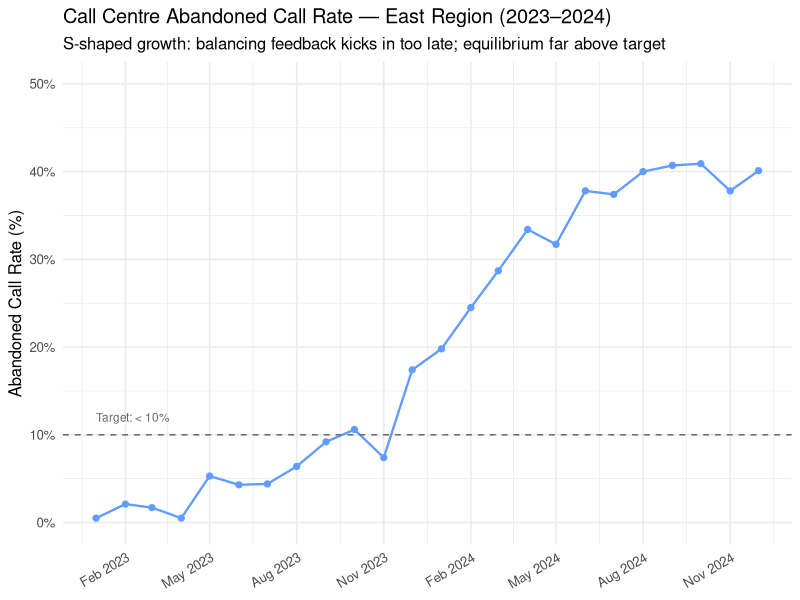
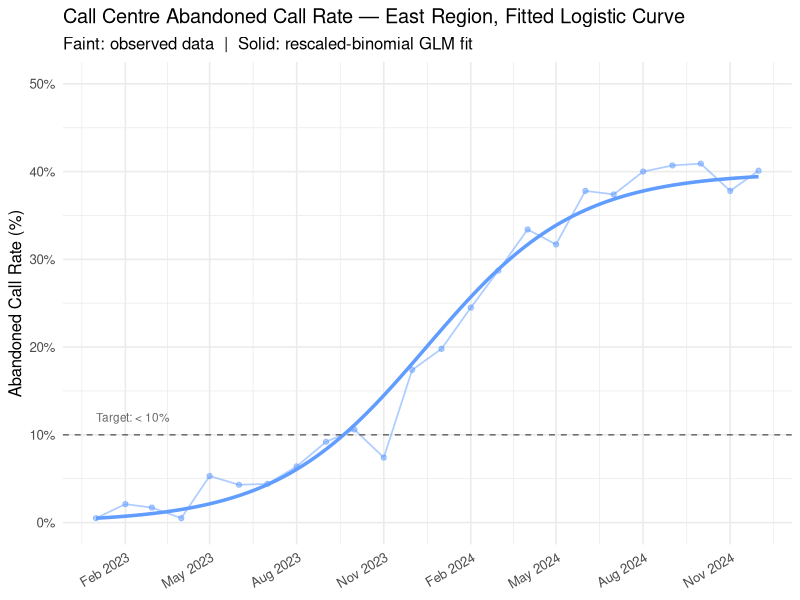
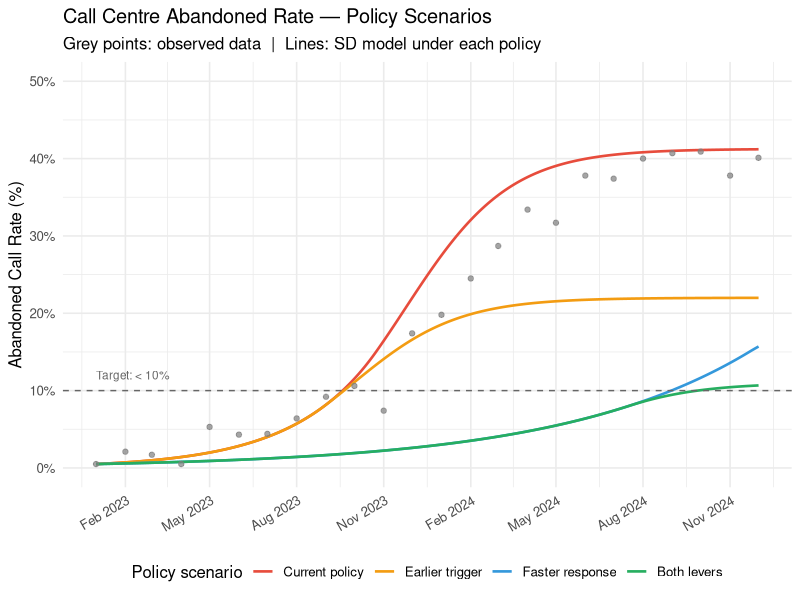
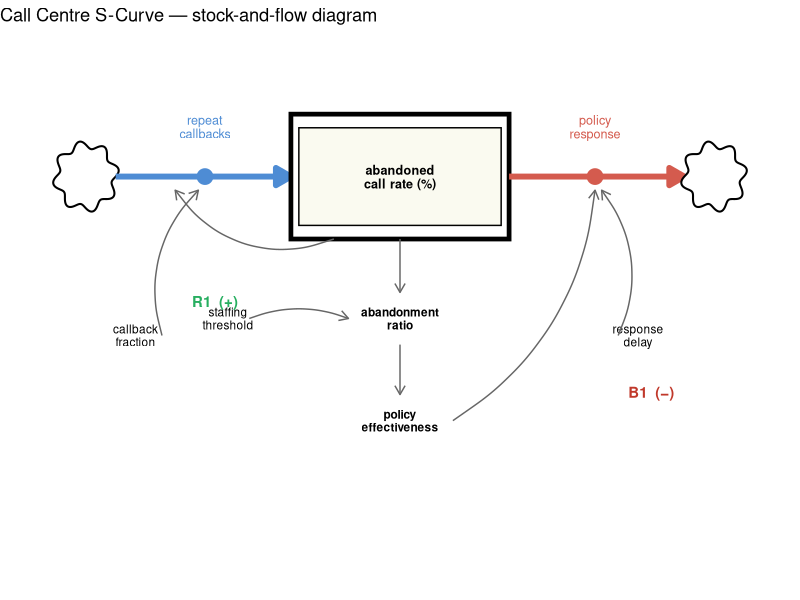

R code for these plots, in order:
library(tidyverse)
library(deSolve)

# ── Scenario ──────────────────────────────────────────────────────────────────
#
# A call centre is tracking its abandoned call rate (% of inbound calls
# disconnected before being answered) for the East region over 24 months.
#
# Two feedback loops drive the system:
#
#   R1 (+): Higher abandoned rate → frustrated customers call back repeatedly
#           → higher call volume → even higher abandoned rate
#
#   B1 (−): Rising abandoned rate → management pressure to hire agents /
#           adjust routing policy → lower abandoned rate
#
# The problem in this data:
#   - B1 kicks in too late  (~month 13, vs. an acceptable target of month 8)
#   - The implicit equilibrium in current staffing policy is too high
#     (~41 % vs. an acceptable target of < 10 %)
#
# ─────────────────────────────────────────────────────────────────────────────


# ------------------------------------------------------------------------------
# SECTION 1: load and explore the data
# ------------------------------------------------------------------------------

# ── Step 1: Raw data (wide format — as received from BI / Excel export) ───────
 
wide_data <- tribble(
  ~period,   ~abandoned_pct,
  "Jan-23",   0.5,
  "Feb-23",   2.1,
  "Mar-23",   1.7,
  "Apr-23",   0.5,
  "May-23",   5.3,
  "Jun-23",   4.3,
  "Jul-23",   4.4,
  "Aug-23",   6.4,
  "Sep-23",   9.2,
  "Oct-23",  10.6,
  "Nov-23",   7.4,
  "Dec-23",  17.4,
  "Jan-24",  19.8,
  "Feb-24",  24.5,
  "Mar-24",  28.7,
  "Apr-24",  33.4,
  "May-24",  31.7,
  "Jun-24",  37.8,
  "Jul-24",  37.4,
  "Aug-24",  40.0,
  "Sep-24",  40.7,
  "Oct-24",  40.9,
  "Nov-24",  37.8,
  "Dec-24",  40.1
)

print(wide_data)

# ── Step 2: Reshape to tidy (long) format ─────────────────────────────────────

tidy_data <- wide_data |>
  mutate(date = as.Date(paste0("01-", period), format = "%d-%b-%y")) |>
  arrange(date) |>
  mutate(t = row_number())

# ── Step 3: Plot ──────────────────────────────────────────────────────────────

ggplot(tidy_data, aes(x = date, y = abandoned_pct)) +
  geom_line(linewidth = 0.8, colour = "#619CFF") +
  geom_point(size = 1.8, colour = "#619CFF") +
  geom_hline(yintercept = 10, linetype = "dashed",
             colour = "grey40", linewidth = 0.5) +
  annotate("text", x = min(tidy_data$date), y = 12,
           label = "Target: < 10%", colour = "grey40", size = 3, hjust = 0) +
  scale_y_continuous(limits = c(0, 50),
                     labels = function(x) paste0(x, "%")) +
  scale_x_date(date_labels = "%b %Y", date_breaks = "3 months") +
  labs(
    title    = "Call Centre Abandoned Call Rate — East Region (2023–2024)",
    subtitle = "S-shaped growth: balancing feedback kicks in too late; equilibrium far above target",
    x        = NULL,
    y        = "Abandoned Call Rate (%)"
  ) +
  theme_minimal(base_size = 12) +
  theme(axis.text.x = element_text(angle = 30, hjust = 1))


# ------------------------------------------------------------------------------
# SECTION 2: fit a logistic curve using binomial GLM
# ------------------------------------------------------------------------------

# ── Why we need to rescale ────────────────────────────────────────────────────
# glm(family = binomial) assumes the response is bounded in [0, 1], treating
# 1.0 as the upper asymptote (K = 100 %). Our data settles around 41 %, so a
# naive fit pushes the inflection point (t0) far outside the observation window
# and underestimates the growth rate (r).
#
# Fix: estimate K as the average of the top 5 observed values, then rescale
# the data to [0, 1] before fitting. The logistic identity:
#   K / (1 + exp(−r(t − t0)))  ÷ K  =  1 / (1 + exp(−r(t − t0)))
# shows that r and t0 are unchanged by the scaling — only K is factored out.
# After fitting, reverse-scale the fitted curve back to percentage units.

N <- 1000  # fictional trial count: gives the GLM stable binomial weights

y     <- tidy_data$abandoned_pct
t_seq <- tidy_data$t

# Step 1: estimate K as average of top-5 observed values
K_hat <- mean(sort(y, decreasing = TRUE)[1:5])

# Step 2: rescale to (0, 1); clamp just below 1 to avoid Inf on the logit
y_scaled <- pmin(y / K_hat, 0.9999)

# Step 3: fit binomial GLM on rescaled proportions
fit <- glm(
  cbind(round(y_scaled * N), round((1 - y_scaled) * N)) ~ t_seq,
  family = binomial(link = "logit")
)

b0 <- coef(fit)[["(Intercept)"]]
b1 <- coef(fit)[["t_seq"]]

# Step 4: recover r and t0 from GLM coefficients
# logit(p) = b0 + b1*t  →  b1 = r,  t0 = -b0 / b1
r_fit  <- b1
t0_fit <- -b0 / b1

tibble(
  parameter = c("K (estimated)", "r (fitted)", "t0 (fitted)"),
  value     = c(round(K_hat, 1), round(r_fit, 3), round(t0_fit, 1))
) |> print()

# Step 5: compute smooth fitted curve in original % units
t_fine   <- seq(1, max(t_seq), length.out = 200)
y_fitted <- plogis(b0 + b1 * t_fine) * K_hat

fitted_curve <- tibble(
  date   = seq(min(tidy_data$date), max(tidy_data$date), length.out = 200),
  fitted = y_fitted
)

# ── Plot: observed data + fitted curve ────────────────────────────────────────

ggplot() +
  geom_line(data  = tidy_data,
            aes(x = date, y = abandoned_pct),
            linewidth = 0.6, colour = "#619CFF", alpha = 0.5) +
  geom_point(data = tidy_data,
             aes(x = date, y = abandoned_pct),
             size = 1.5, colour = "#619CFF", alpha = 0.5) +
  geom_line(data  = fitted_curve,
            aes(x = date, y = fitted),
            linewidth = 1.2, colour = "#619CFF") +
  geom_hline(yintercept = 10, linetype = "dashed",
             colour = "grey40", linewidth = 0.5) +
  annotate("text", x = min(tidy_data$date), y = 12,
           label = "Target: < 10%", colour = "grey40", size = 3, hjust = 0) +
  scale_y_continuous(limits = c(0, 50),
                     labels = function(x) paste0(x, "%")) +
  scale_x_date(date_labels = "%b %Y", date_breaks = "3 months") +
  labs(
    title    = "Call Centre Abandoned Call Rate — East Region, Fitted Logistic Curve",
    subtitle = "Faint: observed data  |  Solid: rescaled-binomial GLM fit",
    x        = NULL,
    y        = "Abandoned Call Rate (%)"
  ) +
  theme_minimal(base_size = 12) +
  theme(axis.text.x = element_text(angle = 30, hjust = 1))

# ------------------------------------------------------------------------------
# SECTION 3: SD model with policy and operational levers
# ------------------------------------------------------------------------------

# ── Structure ─────────────────────────────────────────────────────────────────
#
# One stock: s_abandoned_rate (% of inbound calls abandoned)
#
# Two flows drive the stock — directly analogous to the rabbit model in tut-05:
#
#   f_repeat_pressure  [R1, +]
#     Abandoned callers ring back, compounding call volume and pushing the
#     abandoned rate higher.  cf. f_birthing = population × births_normal
#
#   f_policy_response  [B1, −]
#     Management hires agents / adjusts routing to drive the rate down.
#     The effective response delay contracts once the abandoned rate exceeds
#     the staffing threshold — exactly as the rabbit's effective lifetime
#     shortens once food per rabbit falls below appetite.
#     cf. f_dying = population / (avg_lifetime × normalised_nutrition)
#
# ── Policy levers ─────────────────────────────────────────────────────────────
#
#   p_staffing_threshold  — the abandoned-rate level that triggers escalated
#                           management action; lower = B1 kicks in sooner
#                           (controls timing AND equilibrium)
#
#   p_response_delay      — baseline months for improvement when below
#                           threshold; shorter = B1 acts more aggressively
#                           (controls equilibrium)
#
# ── Implied equilibrium ───────────────────────────────────────────────────────
#   At equilibrium, f_repeat_pressure = f_policy_response, which gives:
#   K = p_staffing_threshold × p_callback_fraction × p_response_delay
#
# ─────────────────────────────────────────────────────────────────────────────

model_callcentre <- function(time, stocks, params) {
  with(as.list(c(stocks, params)), {

    # Ratio of staffing threshold to current abandoned rate.
    # Mirrors c_normalised_nutrition from tut-05 model_s2:
    #   < 1 once abandoned rate exceeds threshold → effective delay contracts
    #   = 1 while abandoned rate is below threshold → baseline (slow) response
    c_policy_effectiveness <- min(
      p_staffing_threshold / max(s_abandoned_rate, 0.001), 1
    )

    # R1: repeat callbacks compound call volume → abandoned rate rises
    f_repeat_pressure <- s_abandoned_rate * p_callback_fraction

    # B1: staffing / routing policy drives abandoned rate down;
    # effective delay shortens as management urgency grows above threshold
    f_policy_response <- s_abandoned_rate /
      (p_response_delay * c_policy_effectiveness)

    ds_abandoned_rate_dt <- f_repeat_pressure - f_policy_response

    return(list(
      c(ds_abandoned_rate_dt),
      repeat_pressure      = f_repeat_pressure,
      policy_response      = f_policy_response,
      policy_effectiveness = c_policy_effectiveness
    ))
  })
}

# ── Scenarios ─────────────────────────────────────────────────────────────────
# Implied K per scenario = p_staffing_threshold × p_callback_fraction × p_response_delay

scenarios <- list(
  `Current policy`  = c(p_callback_fraction = 0.55, p_response_delay = 5.0, p_staffing_threshold = 15),
  `Earlier trigger` = c(p_callback_fraction = 0.55, p_response_delay = 5.0, p_staffing_threshold = 8),
  `Faster response` = c(p_callback_fraction = 0.55, p_response_delay = 2.5, p_staffing_threshold = 15),
  `Both levers`     = c(p_callback_fraction = 0.55, p_response_delay = 2.5, p_staffing_threshold = 8)
)

stocks   <- c(s_abandoned_rate = 0.5)
sim_time <- seq(1, 24, by = 0.1)
origin_date <- as.Date("2023-01-01")

sim_results <- imap_dfr(scenarios, function(params, label) {
  ode(y = stocks, times = sim_time, func = model_callcentre,
      parms = params, method = "rk4") |>
    as_tibble() |>
    transmute(
      scenario      = label,
      time          = as.numeric(time),
      date          = origin_date + (time - 1) * 30.44,
      abandoned_rate = as.numeric(s_abandoned_rate)
    )
}) |>
  mutate(scenario = factor(scenario, levels = names(scenarios)))

# ── Equilibrium reached by each scenario ──────────────────────────────────────

sim_results |>
  group_by(scenario) |>
  filter(time == max(time)) |>
  transmute(scenario, equilibrium_pct = round(abandoned_rate, 1)) |>
  print()

# ── Plot: SD model scenarios vs observed data ─────────────────────────────────

ggplot(sim_results, aes(x = date, y = abandoned_rate, colour = scenario)) +
  geom_line(linewidth = 0.9) +
  geom_point(
    data = tidy_data,
    aes(x = date, y = abandoned_pct),
    colour = "grey50", size = 1.5, alpha = 0.7, inherit.aes = FALSE
  ) +
  geom_hline(yintercept = 10, linetype = "dashed",
             colour = "grey40", linewidth = 0.5) +
  annotate("text", x = origin_date, y = 12,
           label = "Target: < 10%", colour = "grey40", size = 3, hjust = 0) +
  scale_y_continuous(limits = c(0, 50), labels = function(x) paste0(x, "%")) +
  scale_x_date(date_labels = "%b %Y", date_breaks = "3 months") +
  scale_colour_manual(values = c(
    "Current policy"  = "#E74C3C",
    "Earlier trigger" = "#F39C12",
    "Faster response" = "#3498DB",
    "Both levers"     = "#27AE60"
  )) +
  labs(
    title    = "Call Centre Abandoned Rate — Policy Scenarios",
    subtitle = "Grey points: observed data  |  Lines: SD model under each policy",
    x        = NULL,
    y        = "Abandoned Call Rate (%)",
    colour   = "Policy scenario"
  ) +
  theme_minimal(base_size = 12) +
  theme(
    legend.position = "bottom",
    axis.text.x     = element_text(angle = 30, hjust = 1)
  )

# ── Equilibrium by scenario ───────────────────────────────────────────────────
#
#   Scenario          Equilibrium
#   ──────────────────────────────
#   Current policy     41.2 %   matches the observed East region data
#   Earlier trigger    22.0 %   B1 threshold moved from 15 % → 8 %
#   Faster response    15.7 %   response delay halved from 5 → 2.5 months
#   Both levers        10.7 %   just above the 10 % target
#
# The model calibrates directly to observed data under the current policy.
# Each lever independently moves the equilibrium downward; pulling both
# together nearly hits the 10 % target — demonstrating that the gap between
# current performance and acceptable performance is a structural, not
# operational, problem: it is encoded in when management responds and how
# aggressively the staffing policy responds once triggered.


# ── Stock-and-flow diagram ────────────────────────────────────────────────────
# Adapted directly from model_s2 in tut-05-s-shaped-growth.qmd.
#
# Structural mapping (rabbit → call centre):
#   rabbit population     →  abandoned call rate (%)
#   births / births norm  →  repeat callbacks / callback fraction
#   deaths / avg lifetime →  policy response / response delay
#   food per rabbit       →  abandonment ratio  (rate ÷ threshold)
#   normalised nutrition  →  policy effectiveness  (min(1/ratio, 1))
#   food supply + appetite→  staffing threshold  (collapses to one parameter)

make_cloud <- function(cx, cy, w = 0.45, h = 0.28) {
  theta <- seq(0, 2 * pi, length.out = 200)
  bump  <- 1 + 0.12 * sin(8 * theta)
  tibble(x = cx + w * bump * cos(theta), y = cy + h * bump * sin(theta))
}

flow_arrow <- arrow(length = unit(0.44, "cm"), type = "closed")
info_arrow <- arrow(length = unit(0.26, "cm"), type = "open")

callbacks_valve_x <- 2.55
callbacks_valve_y <- 4.0
response_valve_x  <- 8.45
response_valve_y  <- 4.0

ggplot() +
  # Source cloud
  geom_polygon(data = make_cloud(0.75, callbacks_valve_y), aes(x, y),
               fill = "white", colour = "black", linewidth = 0.7) +
  # Repeat callbacks — inflow (R1)
  annotate("segment", x = 1.2, xend = 3.85,
           y = callbacks_valve_y, yend = callbacks_valve_y,
           linewidth = 2, colour = "#4e8cd4", arrow = flow_arrow) +
  annotate("point", x = callbacks_valve_x, y = callbacks_valve_y,
           size = 5, colour = "#4e8cd4") +
  annotate("text", x = callbacks_valve_x, y = 4.44,
           label = "repeat\ncallbacks", size = 3.2, colour = "#4e8cd4",
           lineheight = 0.9) +
  # Stock
  annotate("rect", xmin = 3.85, xmax = 7.15, ymin = 3.45, ymax = 4.55,
           fill = "white", colour = "black", linewidth = 1.6) +
  annotate("rect", xmin = 3.97, xmax = 7.03, ymin = 3.57, ymax = 4.43,
           fill = "#fafaf0", colour = "black", linewidth = 0.5) +
  annotate("text", x = 5.5, y = 4.0, label = "abandoned\ncall rate (%)",
           size = 3.2, fontface = "bold", lineheight = 0.9) +
  # Policy response — outflow (B1)
  annotate("segment", x = 7.15, xend = 9.8,
           y = response_valve_y, yend = response_valve_y,
           linewidth = 2, colour = "#d45b4e", arrow = flow_arrow) +
  annotate("point", x = response_valve_x, y = response_valve_y,
           size = 5, colour = "#d45b4e") +
  annotate("text", x = response_valve_x, y = 4.44,
           label = "policy\nresponse", size = 3.2, colour = "#d45b4e",
           lineheight = 0.9) +
  # Sink cloud
  geom_polygon(data = make_cloud(10.25, response_valve_y), aes(x, y),
               fill = "white", colour = "black", linewidth = 0.7) +

  # Auxiliary chain (bold — calculated converters)
  annotate("text", x = 5.5, y = 2.75, label = "abandonment\nratio",
           size = 3.0, fontface = "bold", lineheight = 0.9) +
  annotate("text", x = 5.5, y = 1.85, label = "policy\neffectiveness",
           size = 3.0, fontface = "bold", lineheight = 0.9) +

  # Parameters (plain text)
  annotate("text", x = 1.5,  y = 2.6,  label = "callback\nfraction",
           size = 3.0, lineheight = 0.9) +
  annotate("text", x = 9.1,  y = 2.6,  label = "response\ndelay",
           size = 3.0, lineheight = 0.9) +
  annotate("text", x = 2.9,  y = 2.75, label = "staffing\nthreshold",
           size = 3.0, lineheight = 0.9) +

  # Info: vertical chain — stock ↓ abandonment ratio ↓ policy effectiveness
  annotate("segment", x = 5.5, xend = 5.5, y = 3.45, yend = 2.98,
           colour = "grey40", linewidth = 0.5, arrow = info_arrow) +
  annotate("segment", x = 5.5, xend = 5.5, y = 2.52, yend = 2.08,
           colour = "grey40", linewidth = 0.5, arrow = info_arrow) +

  # Info: staffing threshold → abandonment ratio
  geom_curve(
    data = data.frame(x = 3.22, y = 2.75, xend = 4.72, yend = 2.75),
    aes(x = x, y = y, xend = xend, yend = yend),
    curvature = -0.2, colour = "grey40", linewidth = 0.5, arrow = info_arrow
  ) +
  # Info: policy effectiveness → response valve (B1)
  geom_curve(
    data = data.frame(x = 6.3, y = 1.85,
                      xend = response_valve_x, yend = response_valve_y - 0.12),
    aes(x = x, y = y, xend = xend, yend = yend),
    curvature = 0.25, colour = "grey40", linewidth = 0.5, arrow = info_arrow
  ) +
  # Info: stock → callbacks valve (R1 reinforcing loop)
  geom_curve(
    data = data.frame(x = 4.5, y = 3.45,
                      xend = 2.1, yend = callbacks_valve_y - 0.12),
    aes(x = x, y = y, xend = xend, yend = yend),
    curvature = -0.38, colour = "grey40", linewidth = 0.5, arrow = info_arrow
  ) +
  # Info: callback fraction → callbacks valve
  geom_curve(
    data = data.frame(x = 1.9, y = 2.6,
                      xend = callbacks_valve_x - 0.1, yend = callbacks_valve_y - 0.12),
    aes(x = x, y = y, xend = xend, yend = yend),
    curvature = -0.3, colour = "grey40", linewidth = 0.5, arrow = info_arrow
  ) +
  # Info: response delay → response valve
  geom_curve(
    data = data.frame(x = 8.8, y = 2.6,
                      xend = response_valve_x + 0.1, yend = response_valve_y - 0.12),
    aes(x = x, y = y, xend = xend, yend = yend),
    curvature = 0.3, colour = "grey40", linewidth = 0.5, arrow = info_arrow
  ) +

  # Loop labels
  annotate("text", x = 2.7, y = 2.9, label = "R1  (+)", size = 3.8,
           colour = "#27ae60", fontface = "bold") +
  annotate("text", x = 9.3, y = 2.1, label = "B1  (−)", size = 3.8,
           colour = "#c0392b", fontface = "bold") +
  theme_void() +
  coord_cartesian(xlim = c(0, 11), ylim = c(0.5, 5.1)) +
  labs(title = "Call Centre S-Curve — stock-and-flow diagram")
